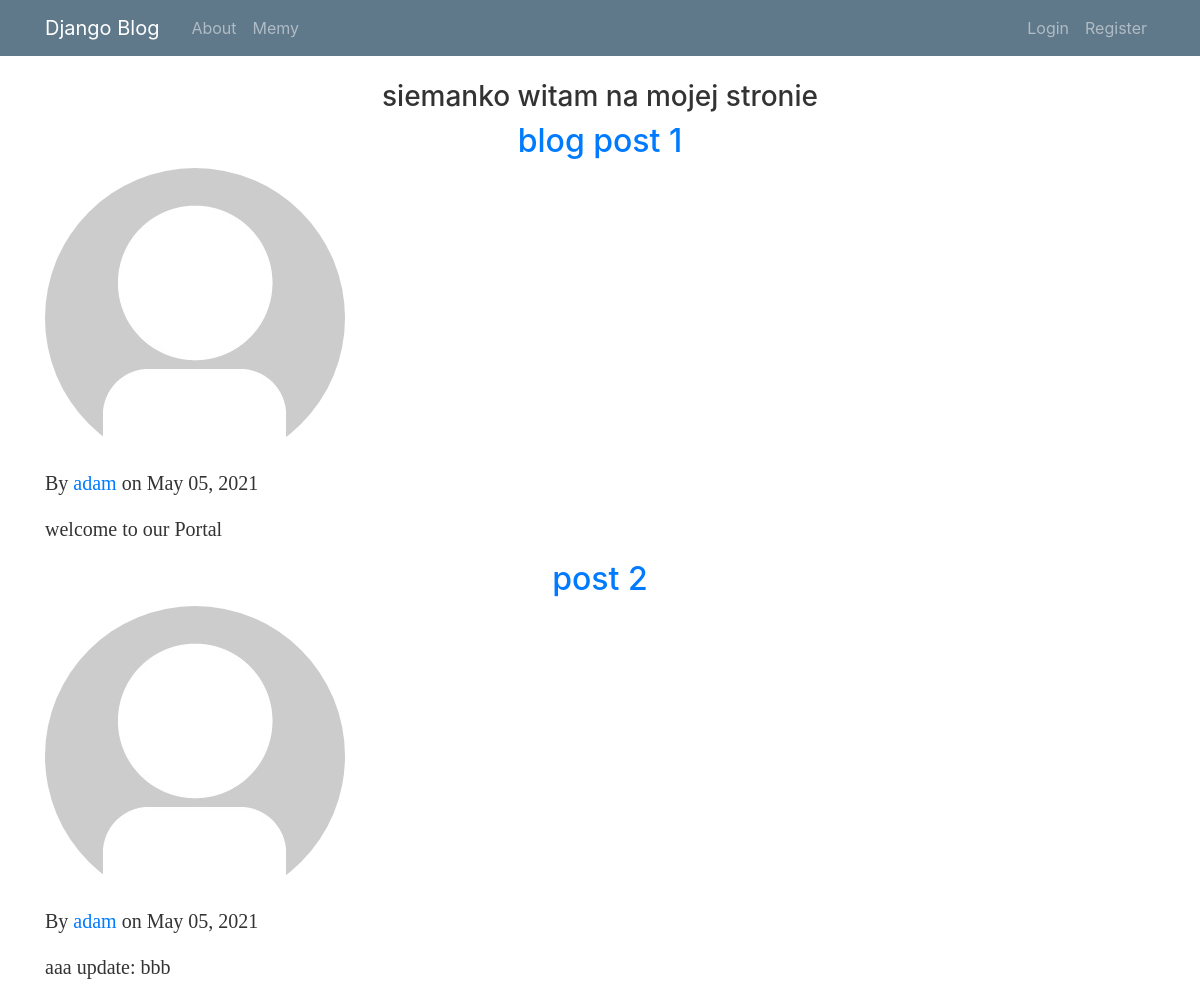
/posts/, run on the app's committed database.
### blog/models.py (models this page shows, shortened)
class Post(models.Model):
    title = models.CharField(max_length=100)
    content = models.TextField()
    date_posted = models.DateTimeField(default=timezone.now)
    author = models.ForeignKey(User, on_delete=models.CASCADE)

### users/models.py (models this page shows, shortened)
class Profile(models.Model):
    user = models.OneToOneField(User, on_delete=models.CASCADE)
    image = models.ImageField(default='profile_pics/default.jpg', upload_to='profile_pics')

### blog/views.py (the view)
# urls.py: path('posts/', views.home, name='blog-home') # left for fun
def home(request):
    context = {
        'posts': Post.objects.all()
    }
    return render(request, 'blog/home.html', context)

### blog/templates/blog/home.html (shortened to what this page needs)
{% extends "blog/base.html" %}
{% block content %}
    <h3>siemanko witam na mojej stronie</h3>
    {% for post in posts %}
        <h2><a href="{% url 'post-detail' post.id %}">{{ post.title }}</a></h2>
        <img class="rounded-circle article-img" src="{{ post.author.profile.image.url }}">
        <p>By
            <a href="{% url 'user-posts' post.author.username %}">{{ post.author }} </a>
            on {{ post.date_posted|date:"F d, Y" }}
        </p>
        <p>{{ post.content }}</p>
    {% endfor %}
{% endblock content %}

### blog/static/blog/main1.css (style rules this page uses)
body { background: fafafa; color: #333333; margin-top: 5rem; }
h1, h2, h3, h4, h5 { text-align: center; }
p { font-family: verdana; font-size: 20px; }

### data on the page
Post: title "blog post 1", author.profile.image (placeholder picture), author "adam", date_posted "May 05, 2021", content "welcome to our Portal"
Post: title "post 2", author.profile.image (placeholder picture), author "adam", date_posted "May 05, 2021", content "aaa update: bbb"
